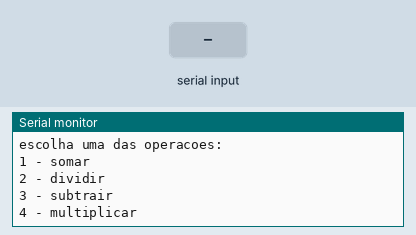
Simulated run of this sketch. Board: Arduino Uno, built with avr-gcc and run on an emulated ATmega328P. On the bench: the last lines printed to the serial monitor. The inputs (shaded band) are chosen by the test bench.

Above: at 0.9 s.
1.0 s: "sim" received over Serial
At 2.9 s:
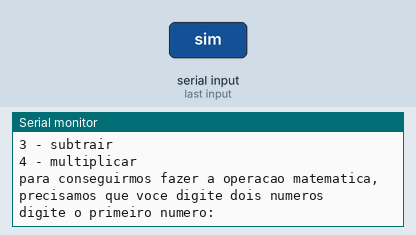
3.5 s: "90,45,200\n" received over Serial
At 5.2 s:
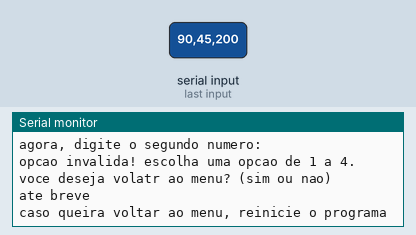

The sketch:

calculadora_com_menu_moura_1__1_.ino
```cpp
int escolhaDaOperacao;
float resultado;


  float somar(float numero1Param, float numero2Param = 0){
  resultado = numero1Param + numero2Param;
  return resultado;
  //Serial.println("o resultado da soma foi: " + String(resultado));
}


  float dividir(float numero1Param, float numero2Param = 0){
  resultado = numero1Param / numero2Param;
  return resultado;
  //Serial.println("o resultado da soma foi: " + String(resultado));
}

  float subtrair(float numero1Param, float numero2Param = 0){
  resultado = numero1Param - numero2Param;
  return resultado;
  //Serial.println("o resultado da soma foi: " + String(resultado));
}


  float multiplicar(float numero1Param, float numero2Param = 0){
  resultado = numero1Param * numero2Param;
  return resultado;
  //Serial.println("o resultado da soma foi: " + String(resultado));
}


void setup()
{
  Serial.begin(9600);

  int contador = 0;
  float numero1;
  float numero2;

  do{
    Serial.println("Bem-vindo(a)a calculadora inteligente :)\n");
    Serial.println("escolha uma das operacoes: ");
    Serial.println("1 - somar ");
    Serial.println("2 - dividir ");
    Serial.println("3 - subtrair ");
    Serial.println("4 - multiplicar ");
    while(!Serial.available()){}
    escolhaDaOperacao = Serial.parseInt();


   Serial.println("para conseguirmos fazer a operacao matematica, precisamos que voce digite dois numeros ");
   Serial.println("digite o primeiro numero: ");
   while(!Serial.available()){}
   numero1 = Serial.parseFloat();

   Serial.println("agora, digite o segundo numero: ");
   while(!Serial.available()){}
   numero2 = Serial.parseFloat();

    switch(escolhaDaOperacao){
        case 1:
          //somar(numero1, numero2);
          //somar(1, 3);
          float retornofuncaoSomar;
          retornofuncaoSomar = somar(numero1, numero2);
          Serial.println(retornofuncaoSomar);
   			break;

     	 case 2:
           float retornofuncaoDividir;
           retornofuncaoDividir = dividir(numero1, numero2);
      	   Serial.println(retornofuncaoDividir);
   			break;

      	 case 3:
           float retornofuncaoSubtrair;
           retornofuncaoSubtrair = subtrair(numero1, numero2);
           Serial.println(retornofuncaoSubtrair);
   			break;

 		 case 4:
           float retornofuncaoMultiplicar;
           retornofuncaoMultiplicar = multiplicar(numero1, numero2);
           Serial.println(retornofuncaoMultiplicar);
   			break;

      default:
       Serial.println("opcao invalida! escolha uma opcao de 1 a 4. ");

    }


     Serial.println("voce deseja volatr ao menu? (sim ou nao) ");
     while(!Serial.available()){}


    if(Serial.readString() == "sim"){
     contador = 1;
    }
    else{
      contador = 0;
      Serial.println("ate breve");
      Serial.println("caso queira voltar ao menu, reinicie o programa");

    }


  }
  while(contador != 0);


 }

void loop()
{
  //sem instruções
}
```

Measured:
- after the input at 1.0 s, the serial monitor: prints a new line after 1.0 s (image 1)
- after the input at 3.5 s, the serial monitor: prints a new line at once (image 2)
